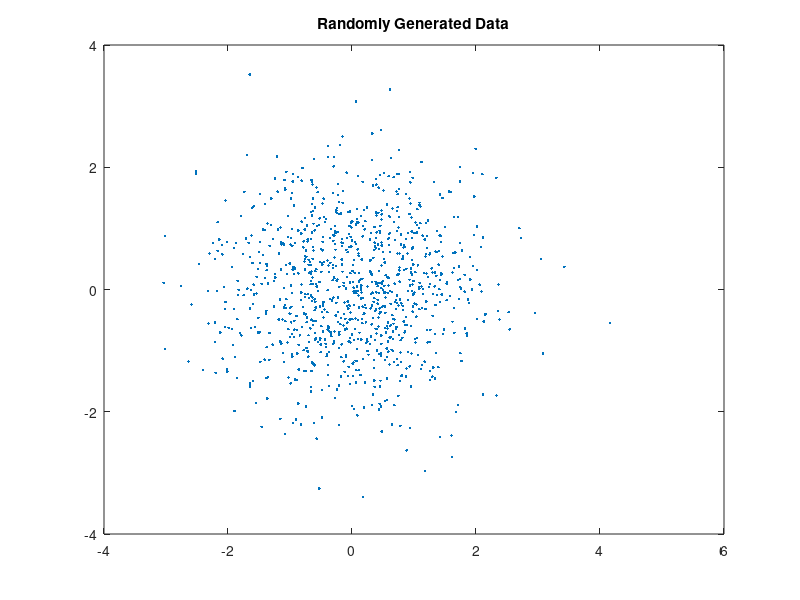
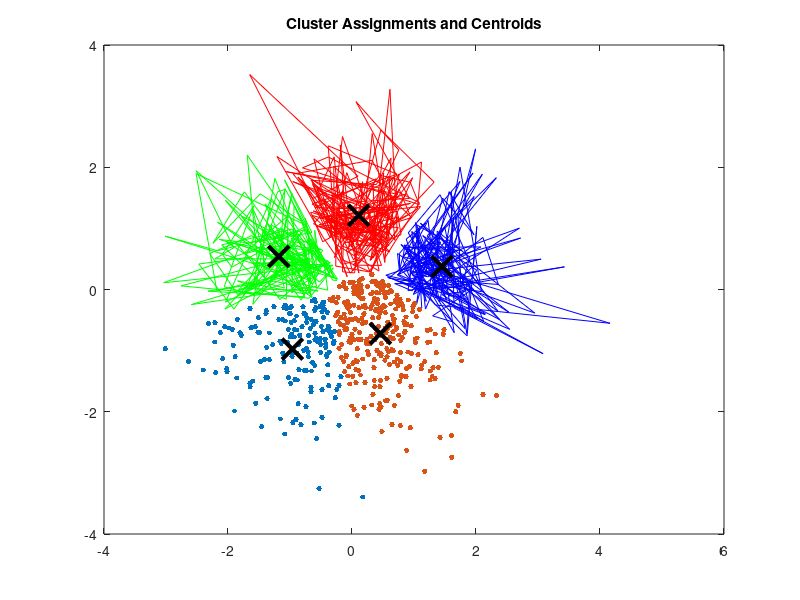

MATLAB code for these plots, in order:
clear; clc; close all;

%random data
X = randn(1000,2);  
figure;
plot(X(:,1),X(:,2),'.');       %plot of data without clustering
title 'Randomly Generated Data';

n = 5; %number of clusters, max of 7

%bank of colors
color = ["r.",'b.','g.','c.','m.','y.','k.'];

[idx,C] = kmeans(X,n); 
%idx is n-by-1 vector with cluster indices for each point
%C is cluster centroid locations with x and y coordinates
figure;

%loop generating clusters
for i = 1:n
    plot(X(idx==i,1),X(idx==i,2),color(i),'MarkerSize',12) 
    hold on
end

plot(C(:,1),C(:,2),'kx','MarkerSize',15,'LineWidth',3)
title 'Cluster Assignments and Centroids'
hold off


